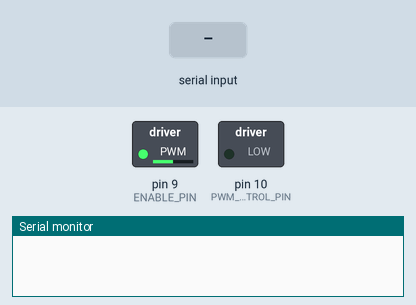
Simulated run of this sketch. Board: Arduino Uno, built with avr-gcc and run on an emulated ATmega328P. Parts: switched loads named in the sketch (green lamp = pin HIGH), the last lines printed to the serial monitor. The test bench sets the inputs (shaded band).

Above: at 1.2 s.
1.3 s: byte 98 (98) received over Serial
At 2.3 s:
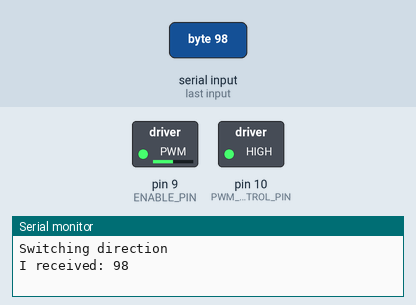
2.8 s: byte 115 (115) received over Serial
4.3 s: "90,45\n" received over Serial
At 4.6 s:
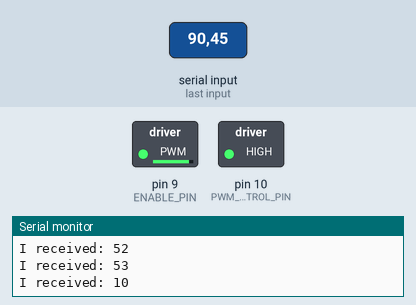
5.8 s: byte 102 (102) received over Serial
At 6.9 s:
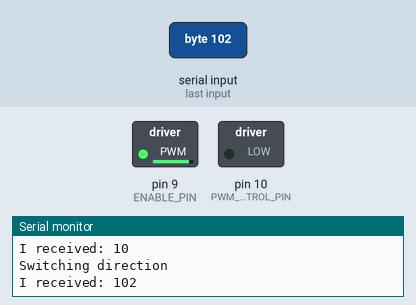
Timing chart, 0 to 8.3 s (numbered marks = the images above; inputs shaded):
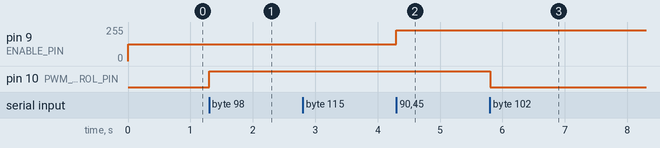

The sketch:

MotorTesting.ino
```cpp
float duty_cycle = .5;     //% in decimal form
int period = 255;  //period in milliseconds

int incomingByte = 0;

void setup() {
  // put your setup code here, to run once:
  //pinMode(9, OUTPUT);   //ENABLE PIN: 0-forward, 1-backward
  pinMode(10, OUTPUT);   //PWM SPD CONTROL PIN: duty cycle sets speed
  digitalWrite(10, LOW);  //foward
  analogWrite(9, period*duty_cycle);
  Serial.begin(9600);
}

void loop() {
  if (Serial.available() > 0) {
                // read the incoming byte:
                incomingByte = Serial.read();
                if(incomingByte == 115){  //s
                    Serial.println("Set a duty cycle between 0 and 9: ");
                    do{
                      duty_cycle = (Serial.read()-48);
                      }
                    while(duty_cycle < 0 || duty_cycle > 9);
                    duty_cycle = duty_cycle/10.0;
                    Serial.println(duty_cycle);
                    analogWrite(9, period*duty_cycle);
                  }
                else if(incomingByte == 98){ //b
                  Serial.println("Switching direction");
                  digitalWrite(10, HIGH);
                }
                else if(incomingByte == 102){ //f
                  Serial.println("Switching direction");
                  digitalWrite(10, LOW);
                }
                // say what you got:
                Serial.print("I received: ");
                Serial.println(incomingByte);
        }
}
```

Measured:
- after the input at 1.3 s, pin 10 (PWM_SPD_CONTROL_PIN): LOW → HIGH at once
- after the input at 4.3 s, pin 9 (ENABLE_PIN): 127/255 → 229/255 at once
- after the input at 5.8 s, pin 10 (PWM_SPD_CONTROL_PIN): HIGH → LOW at once
